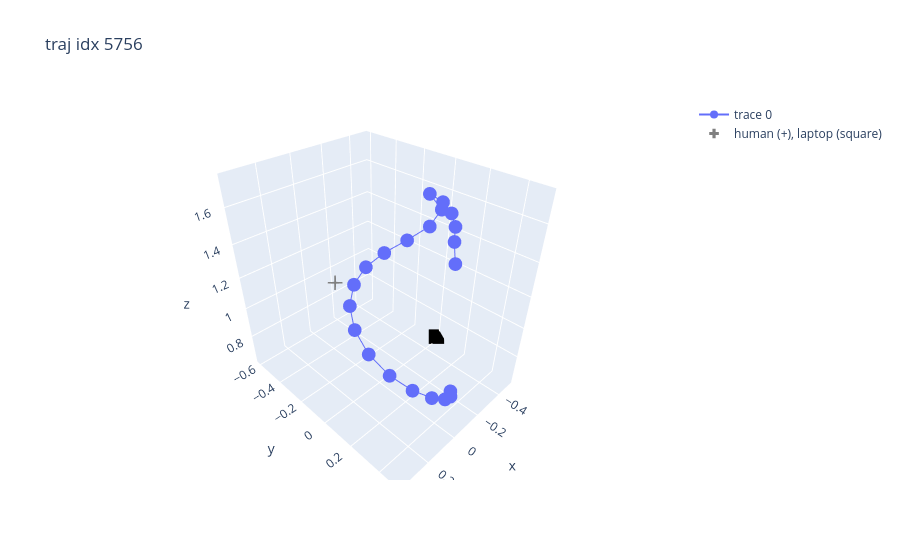
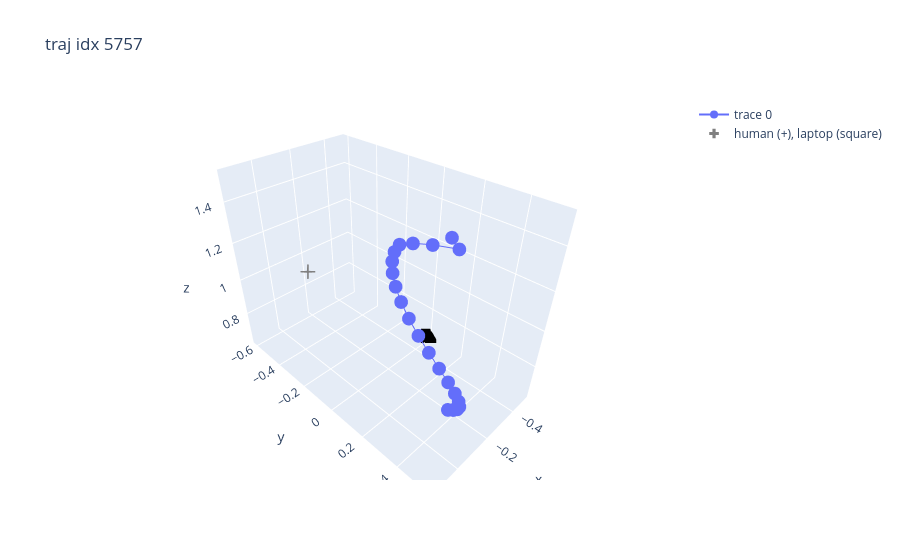
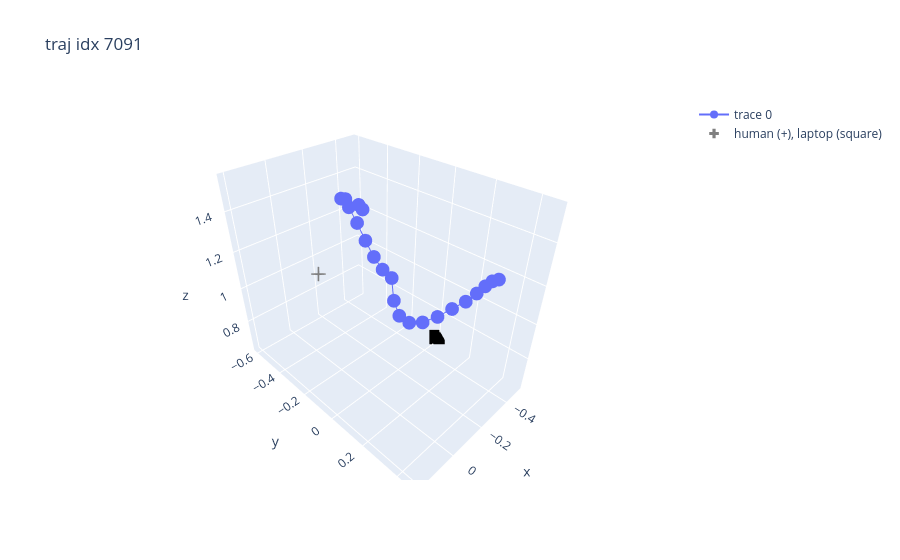

Notebook cell for these charts, in order:
### Code cell
print("equals...")

for instance in max_min_res["top_instances"]:
    idx = instance["item_ix"]
    vis_trajectory(all_trajs[idx], f"traj idx {idx}")

### Figure 1 — Plotly figure (JSON) as saved in the notebook; plotly's stock layout.template omitted (floating-point values rounded to 4 significant figures)
{"data": [{"mode": "lines+markers", "type": "scatter3d", "x": [-0.1164, -0.1765, -0.1966, -0.2052, -0.1977, -0.1701, -0.1164, -0.01228, 0.08662, 0.168, 0.2365, 0.2958, 0.3432, 0.3704, 0.3677, 0.3296, 0.2588, 0.1676, 0.06922, -0.02112, -0.09841], "y": [0.3427, 0.2847, 0.2676, 0.2351, 0.1896, 0.1366, 0.247, 0.2728, 0.2428, 0.1968, 0.1622, 0.1541, 0.1785, 0.2334, 0.3091, 0.3891, 0.4547, 0.4903, 0.4929, 0.4629, 0.4092], "z": [1.492, 1.553, 1.612, 1.662, 1.702, 1.732, 1.713, 1.683, 1.648, 1.605, 1.554, 1.494, 1.426, 1.351, 1.268, 1.179, 1.087, 0.9974, 0.9123, 0.8357, 0.7703]}, {"marker": {"color": ["gray", "black"], "showscale": false, "size": 8, "symbol": ["cross", "square"]}, "mode": "markers", "name": "human (+), laptop (square)", "type": "scatter3d", "x": [-0.2, -0.5], "y": [-0.6, 0], "z": [0.9, 0.635]}], "layout": {"title": {"text": "traj idx 5756"}}}

### Figure 2 — Plotly figure (JSON) as saved in the notebook; plotly's stock layout.template omitted (floating-point values rounded to 4 significant figures)
{"data": [{"mode": "lines+markers", "type": "scatter3d", "x": [-0.1179, -0.1181, -0.04037, 0.01114, 0.04737, 0.07338, 0.09615, 0.1153, 0.1298, 0.1385, 0.1402, 0.1342, 0.12, 0.0981, 0.0696, 0.03645, 0.001158, -0.03346, -0.06472, -0.08749, -0.1003], "y": [0.353, 0.3861, 0.3374, 0.2995, 0.2765, 0.2797, 0.2923, 0.3128, 0.3399, 0.372, 0.4072, 0.4432, 0.4772, 0.5061, 0.5269, 0.537, 0.5349, 0.5203, 0.4944, 0.4626, 0.43], "z": [1.505, 1.475, 1.503, 1.514, 1.515, 1.501, 1.482, 1.458, 1.428, 1.392, 1.349, 1.299, 1.242, 1.179, 1.11, 1.039, 0.9685, 0.9008, 0.8395, 0.7894, 0.752]}, {"marker": {"color": ["gray", "black"], "showscale": false, "size": 8, "symbol": ["cross", "square"]}, "mode": "markers", "name": "human (+), laptop (square)", "type": "scatter3d", "x": [-0.2, -0.5], "y": [-0.6, 0], "z": [0.9, 0.635]}], "layout": {"title": {"text": "traj idx 5757"}}}

### Figure 3 — Plotly figure (JSON) as saved in the notebook; plotly's stock layout.template omitted (floating-point values rounded to 4 significant figures)
{"data": [{"mode": "lines+markers", "type": "scatter3d", "x": [-0.279, -0.2414, -0.1323, -0.05454, 0.01939, 0.07778, 0.1189, 0.1435, 0.1534, 0.1504, 0.1919, 0.2076, 0.1975, 0.1658, 0.1192, 0.06431, 0.005845, -0.05302, -0.1092, -0.1614, -0.2098], "y": [-0.3208, -0.305, -0.2651, -0.199, -0.06843, 0.03932, 0.1239, 0.1887, 0.238, 0.2757, 0.3256, 0.364, 0.3963, 0.4228, 0.4423, 0.455, 0.464, 0.464, 0.4589, 0.4531, 0.4506], "z": [1.346, 1.386, 1.46, 1.508, 1.538, 1.535, 1.515, 1.491, 1.469, 1.454, 1.413, 1.384, 1.37, 1.368, 1.374, 1.382, 1.384, 1.386, 1.384, 1.377, 1.36]}, {"marker": {"color": ["gray", "black"], "showscale": false, "size": 8, "symbol": ["cross", "square"]}, "mode": "markers", "name": "human (+), laptop (square)", "type": "scatter3d", "x": [-0.2, -0.5], "y": [-0.6, 0], "z": [0.9, 0.635]}], "layout": {"title": {"text": "traj idx 7091"}}}
